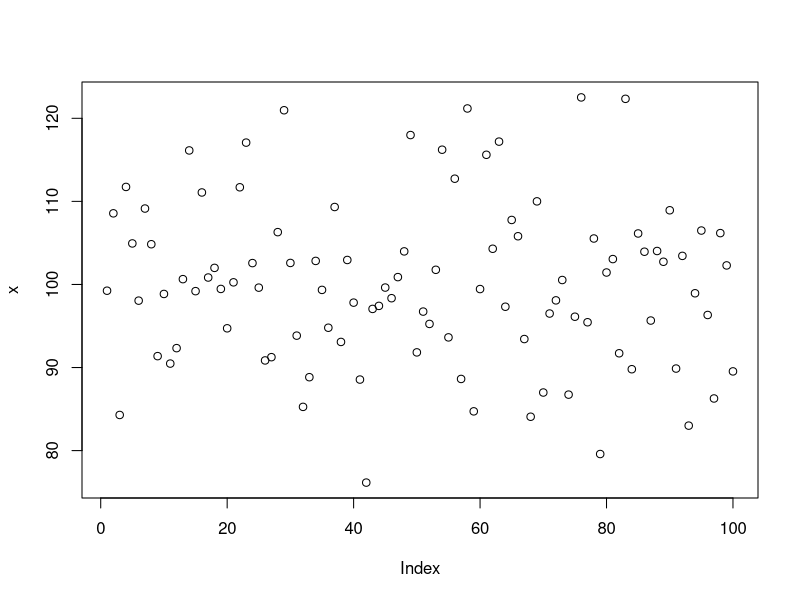

Recreate this plot in R.
## ---- chunk 1
a <- 2
b <- 3

c <- a + b
## ---- chunk 2
x <- rnorm(100, 100, 10)

plot(x)
